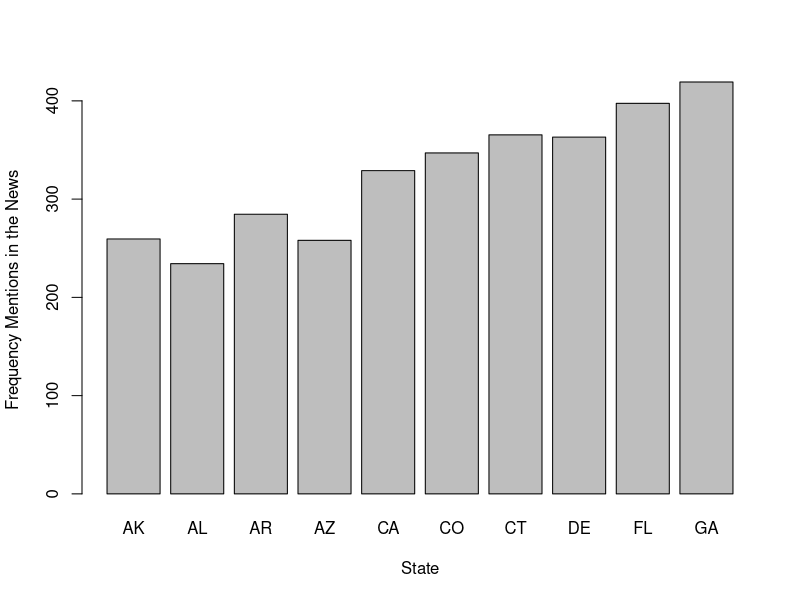
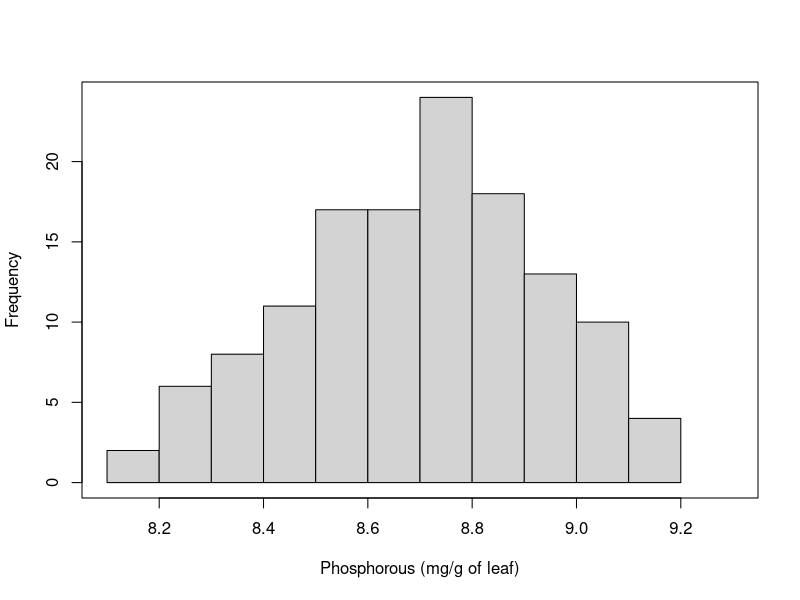
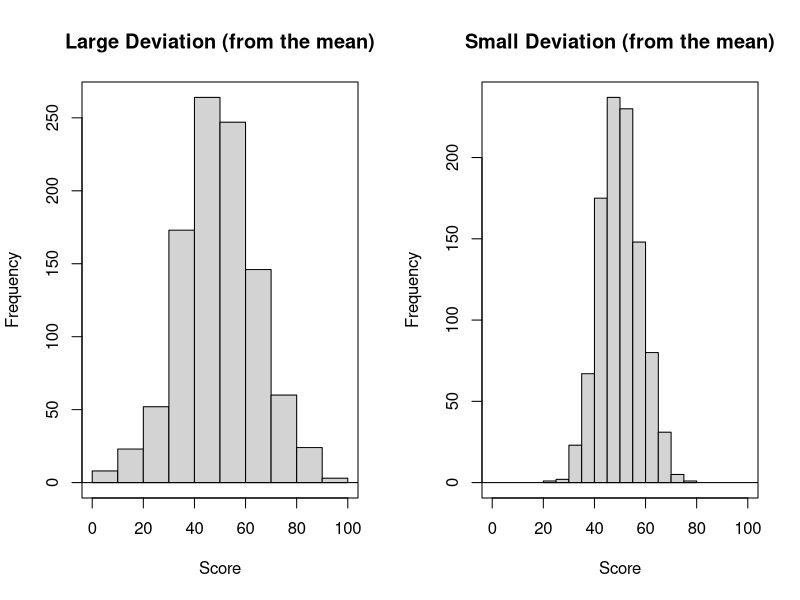
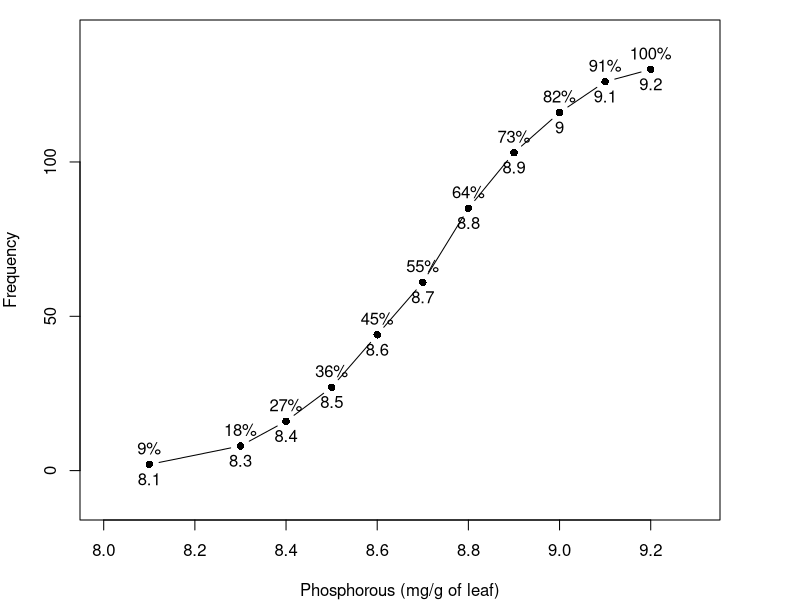
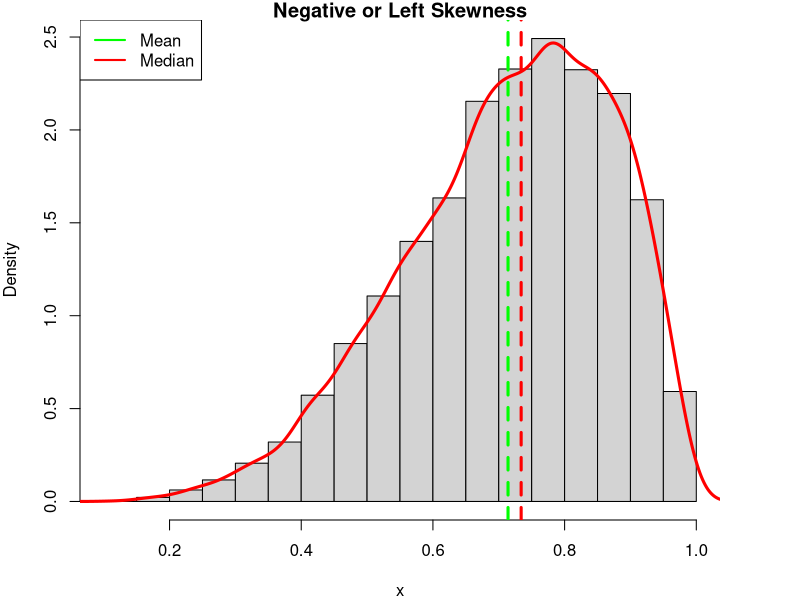
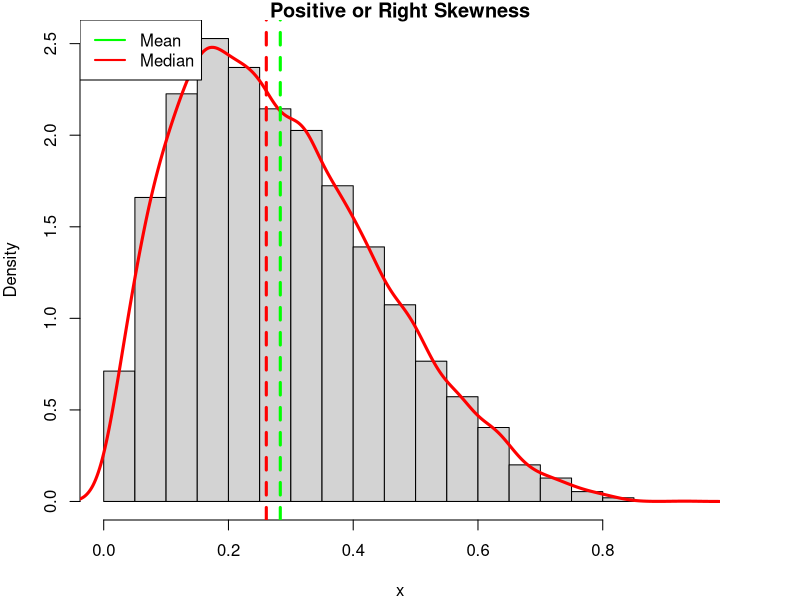
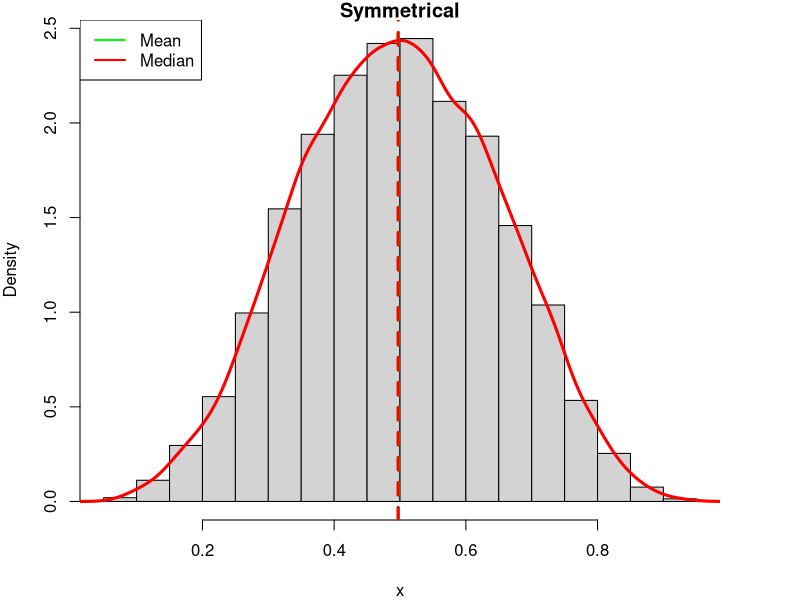
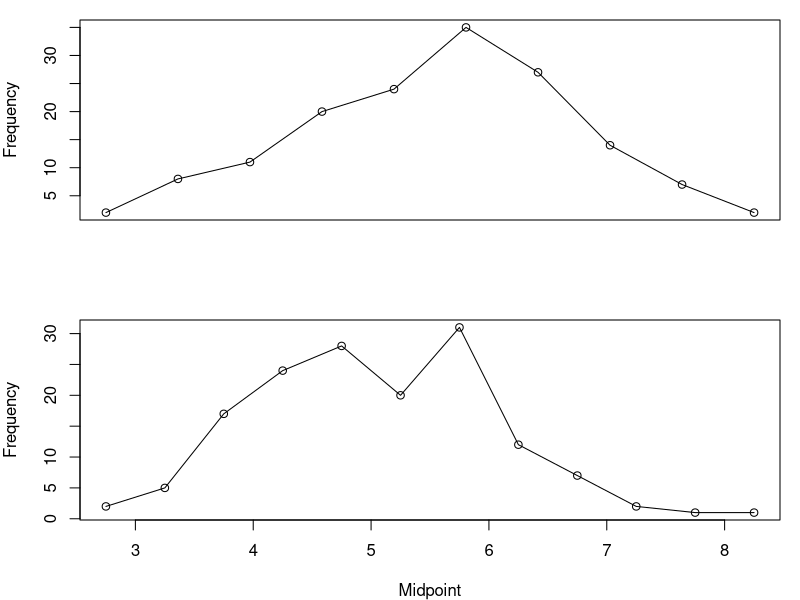

These figures' R source, in order:
## ---- chunk 1
barplot(longley$GNP[1:10] ~ state.abb[1:10], xlab = 'State', ylab = 'Frequency Mentions in the News')
## ---- chunk 2
# Histogram for fig 2.2.3
par(mfrow = c(1,1)) # This tells R to put 1 row, 2 columns
stuff.to.plot <- c(rep(8.1,2), rep(8.3,6), rep(8.4,8), rep(8.5,11), rep(8.6,17), rep(8.7,17), rep(8.8,24), rep(8.9,18), rep(9.0,13), rep(9.1,10), rep(9.2,4))
hist(stuff.to.plot, main = "", xlab = "Phosphorous (mg/g of leaf)", xlim = c(8.1,9.3), freq = T)
box()
## ---- chunk 3
# Histogram for fig 2.2.1 and 2.2.2
par(mfrow = c(1,2)) # This tells R to put 1 row, 2 columns
stuff.to.plot <- rnorm(n = 1000, mean = 50, sd = 15)
hist(stuff.to.plot, main = "Large Deviation (from the mean)", xlab = "Score", xlim = c(0,100))
box()
abline(h = 0)

stuff.to.plot <- rnorm(n = 1000, mean = 50, sd = 8)
hist(stuff.to.plot, main = "Small Deviation (from the mean)", xlab = "Score", xlim = c(0,100))
box()
abline(h = 0)

## ---- chunk 4
# Histogram for fig 2.2.3
par(mfrow = c(1,1), mar = c(4,4,1,4)) # This tells R to put 1 row, 2 columns
x <- c(8.1, 8.3, 8.4, 8.5, 8.6, 8.7, 8.8, 8.9, 9.0, 9.1, 9.2)
y <- c(2,8,16,27,44,61,85,103,116,126,130)
y2 <- y/130
plot(x,y, 
     main = "", 
     xlab = "Phosphorous (mg/g of leaf)", 
     ylab = "Frequency", 
     xlim = c(8.0,9.3), 
     ylim = c(-10,140), 
     type = 'b',
     pch=16,
     axes = F)
axis(side=2)
axis(side=1)

text(x = x, y = y, labels = paste0(round(seq(1,length(x))/length(x), 2)*100,'%'), pos = 3)
text(x = x, y = y, labels = x, pos = 1)
box()

## ---- chunk 5
x= rbeta(10000,5,2)
hist(x, main="Negative or Left Skewness", freq=FALSE)
lines(density(x), col='red', lwd=3)
abline(v = c(mean(x),median(x)),  col=c("green", "red"), lty=c(2,2), lwd=c(3, 3))
legend('topleft', legend = c('Mean', 'Median'), col = c('green', 'red'), lwd = c(2,2))
## ---- chunk 6
x= rbeta(10000,2,5)
hist(x, main="Positive or Right Skewness", freq=FALSE)
lines(density(x), col='red', lwd=3)
abline(v = c(mean(x),median(x)),  col=c("green", "red"), lty=c(2,2), lwd=c(3, 3))
legend('topleft', legend = c('Mean', 'Median'), col = c('green', 'red'), lwd = c(2,2))
## ---- chunk 7
x= rbeta(10000,5,5)
hist(x, main="Symmetrical", freq=FALSE)
lines(density(x), col='red', lwd=3)
abline(v = c(mean(x),median(x)),  col=c("green", "red"), lty=c(2,2), lwd=c(3, 3))
legend('topleft', legend = c('Mean', 'Median'), col = c('green', 'red'), lwd = c(2,2))
## ---- chunk 8
par(mfrow = c(2,1))
par(mar = c(4,4,1,1))
x= rnorm(n = 150,3,2)
x = hist(x, plot = F)

plot(x$mids, x$counts, xlab = '', ylab = 'Frequency', xaxt = 'n')
lines(x$mids, x$counts)

x= rnorm(n = 150,5,1)
x = hist(x, plot = F)

plot(x$mids, x$counts, xlab = 'Midpoint', ylab = 'Frequency')
lines(x$mids, x$counts)
## ---- chunk 9
par(mfrow = c(2,1))
boxplot(rnorm(n = 150,3,2), horizontal=TRUE)
boxplot(rnorm(n = 150,5,1), horizontal=TRUE)
## ---- chunk 10
library("vioplot")

par(mfrow=c(2,1), mar = c(4,4,1,1))
mu<-2
si<-0.6
bimodal<-c(rnorm(1000,-mu,si),rnorm(1000,mu,si))
uniform<-runif(2000,-4,4)
normal<-rnorm(2000,0,3)
vioplot(bimodal,uniform,normal)
boxplot(bimodal,uniform,normal)

## ---- chunk 11
set.seed(3000)
xseq<-seq(-4,4,.01)
densities<-dnorm(xseq, 0,1)
cumulative<-pnorm(xseq, 0, 1)
randomdeviates<-rnorm(1000,0,1)
par(mfrow=c(1,2), mar=c(3,4,4,2))
plot(xseq, densities,xlab="", ylab="Density", type="l",lwd=2, cex=2, main="PDF of Standard Normal", cex.axis=.8)
plot(xseq, cumulative, xlab="", ylab="Cumulative Probability",type="l",lwd=2, cex=2, main="CDF of Standard Normal", cex.axis=.8)
## ---- chunk 12
set.seed(3000)
xseq<-seq(-4,4,.01)
densities<-dnorm(xseq, 0,1)
cumulative<-pnorm(xseq, 0, 1)
randomdeviates<-rnorm(1000,0,1)
plot(xseq, densities,xlab="", ylab="Density", type="l",lwd=2, cex=2, main="PDF of Standard Normal", cex.axis=.8)
abline(v = c(0,1), lwd = 2)
## ---- chunk 13
# Figures 30 and 31 (went out of order)
par(mar = rep(1,4))
xlim. <- c(-3.5,5.5)
plot(x = seq(xlim.[1],xlim.[2], length.out = 100), y = dnorm(seq(xlim.[1],xlim.[2],length.out = 100)), 
     xlab = "", ylab = "Y", type = "l", yaxt = 'n', xlim = xlim.)
lines(x = seq(xlim.[1],xlim.[2], length.out = 100) + 1, y = dnorm(seq(xlim.[1],xlim.[2],length.out = 100)), lwd = 2)
lines(x = seq(xlim.[1],xlim.[2], length.out = 100) + 2, y = dnorm(seq(xlim.[1],xlim.[2],length.out = 100)), lwd = 3)
## ---- chunk 14
par(mar = rep(1,4)) 

xlim. <- c(-4,4)

plot(x = seq(xlim.[1],xlim.[2], length.out = 100), 
     y = dnorm(seq(xlim.[1],xlim.[2],length.out = 100), mean = 0, sd = 0.5), 
     xlab = "", ylab = NA, type = "l", yaxt = 'n', xlim = xlim.)

lines(x = seq(xlim.[1],xlim.[2], length.out = 100), 
      y = dnorm(seq(xlim.[1],xlim.[2],length.out = 100), mean = 0, sd = 1.5), 
      col = 'orangered2', lwd = 2)

labels <- c(expression(paste(mu,"-3",sigma)), expression(paste(mu,"-2",sigma)))

## ---- chunk 15
library(knitr)
vals <- rnorm(10)
dt <- data.frame(observation = vals,
                 centered.obs = vals - mean(vals),
                 scaled.centered.osb = (vals - mean(vals))/sd(vals),
                 Prob.get.less = pnorm((vals - mean(vals))/sd(vals)),
                 Prob.get.more = 1 - pnorm((vals - mean(vals))/sd(vals)))
dt <- round(dt,3)
names(dt) <- c('Obs', 
               'Centered Obs (difference between the value and the mean)', 
               'Scaled Centered Obs (Centered value divided by standard deviation, Z-score)', 
               'Prob (obs < Z)', 'Prob (Obs > Z)')
knitr::kable(dt)

dt <- data.frame(mean = mean(vals),
                 sd = sd(vals))
dt <- round(dt,3)
knitr::kable(dt)
## ---- chunk 16
par(mfrow = c(1,1)) # This tells R to put 1 row, 1 columns
plot(x = seq(-4,4, length.out = 100), 
     y = dnorm(seq(-4,4,length.out = 100)), ylab = "", type = "l", yaxt = 'n', xlab = "Quantile")
abline(v = c(-1.96, 1.96), lwd = 2)
abline(v = c(-2.58, 2.58), lwd = 2)
abline(v = c(-3.29, 3.29), lwd = 2)

#x axis labels and percentages need to be added 
## ---- chunk 17
par(mfrow = c(1,1), mar = c(4,4,1,4))  
x <- c(1,2,3,4,5)
y <- rnorm(length(x), mean = 0, sd = 1)
y <- y - mean(y)
plot(x,y, 
     main = "", xlab = "Sample from Lecturer in my Department", 
     ylab = "Deviation", xlim = c(1,5), 
     ylim = c(-max(abs(range(y))), max(abs(range(y)))), 
     pch=16, type = 'h')
points(x,y, pch = 20)
abline(h = 0)

## ---- chunk 18
tree.ht <- c(2,4,9,3,5,1,2,12,8,10)
candidate.mu <- seq(min(tree.ht), max(tree.ht), length.out = 30)
SS.est <- c()
for (j in 1:length(candidate.mu))

  SS.est[j] <- sum((tree.ht - candidate.mu[j])^2)
  
plot(candidate.mu, SS.est, type = 'n')
lines(candidate.mu, SS.est, lwd = 2 )
## ---- chunk 19
DieOutcome <- sample(1:6,10000, replace= TRUE)
hist(DieOutcome, col ="light blue")
abline(v=3.5, col = "red",lty=1)

## ---- chunk 20
x10 <- c()
k =10000
 for ( i in 1:k) {
 x10[i] = mean(sample(1:6,10, replace = TRUE))}
 hist(x10, col ="pink", main="Sample size =10",xlab ="Outcome of die roll")
 abline(v = mean(x10), col = "Red")
 abline(v = 3.5, col = "blue")

## ---- chunk 21
x30 <- c()
 x100 <- c()
 x1000 <- c()
 k =10000
 for ( i in 1:k){
 x30[i] = mean(sample(1:6,30, replace = TRUE))
 x100[i] = mean(sample(1:6,100, replace = TRUE))
 x1000[i] = mean(sample(1:6,1000, replace = TRUE))
 }
 par(mfrow=c(1,3))
 hist(x30, col ="green",main="n=30",xlab ="die roll")
 abline(v = mean(x30), col = "blue")

 hist(x100, col ="light blue", main="n=100",xlab ="die roll")
 abline(v = mean(x100), col = "red")

 hist(x1000, col ="orange",main="n=1000",xlab ="die roll")
 abline(v = mean(x1000), col = "red")

## ---- chunk 22
x <- c()
k =10000  
 for ( i in 1:k) {  
 x[i] = mean(sample(0:1,100, replace = TRUE))}  
 hist(x, col ="light green", main="Sample size = 100",xlab ="flipping coin ")  
 abline(v = mean(x), col = "red")
## ---- chunk 23
par(mfrow = c(1,1)) # This tells R to put 1 row, 1 columns
plot(x = seq(-3,3, length.out = 100), 
     y = dnorm(seq(-3,3,length.out = 100)), ylab = "", type = "l", yaxt = 'n', xlab = "Quantile")
abline(v = c(-1.96, 1.96), lwd = 2)
#x axis labels and percentages need to be added 
## ---- chunk 24
par(mfrow = c(1,1)) # This tells R to put 1 row, 1 columns
plot(x = seq(-4,4, length.out = 100), y = dnorm(seq(-4,4,length.out = 100)), xlab = "Z", ylab = NA, type = "l", yaxt = 'n', xaxt = 'n')
abline(v = 1.96)

## ---- chunk 25
par(mfrow = c(1,1)) # This tells R to put 1 row, 1 columns
plot(x = seq(-4,4, length.out = 100), y = dnorm(seq(-4,4,length.out = 100)), xlab = "Z", ylab = "Y", type = "l", yaxt = 'n')
abline(v = -1.96)
abline(v = 1.96)
#Needs "-1.96", "1.45", and "1.96" arrows on x axis 
## ---- chunk 26
par(mfrow = c(1,1)) # This tells R to put 1 row, 1 columns
plot(x = seq(-4,4, length.out = 100), y = dnorm(seq(-4,4,length.out = 100)), xlab = "Z", ylab = "Y", type = "l", yaxt = 'n')
abline(v = -1.96)
abline(v = 1.96)
#Needs "-1.96", "1.45", and "1.96" arrows on x axis 
## ---- chunk 27
par(mfrow = c(2,1), mar=c(4,4,1,1)) 
plot(x = seq(-4,4, length.out = 100), y = dnorm(seq(-4,4,length.out = 100)), xlab = "Z (a)", ylab = "Y", type = "l", yaxt = 'n')
abline(v = -1.96)
abline(v = 1.96)
#Needs "-1.96", "1.45", and "1.96" arrows on x axis 


plot(x = seq(-4,4, length.out = 100), y = dnorm(seq(-4,4,length.out = 100)), xlab = "Z (b)", ylab = "Y", type = "l", yaxt = 'n')
abline(v = -1.645)

#Needs "-1.645" 
## ---- chunk 28
# Histogram for fig 4.8.1
par(mfrow = c(1,1)) # This tells R to put 1 row, 1 columns

plot(x = seq(-4,4, length.out = 100), y = dnorm(seq(-4,4,length.out = 100)), xlab = "Z", ylab = "Y", type = "l", yaxt = 'n')
abline(v = c(1.96,-1.96))
#Needs "-1.96", "1.45", and "1.96" arrows on x axis 
## ---- chunk 29
# Histogram for fig 4.8.1
par(mfrow = c(2,1), mar=c(4,4,1,1)) # This tells R to put 1 row, 1 columns

plot(x = seq(-4,4, length.out = 100), y = dnorm(seq(-4,4,length.out = 100)), xlab = "(a)", ylab = "Y", type = "l", yaxt = 'n', xlim = c(-4,6))
abline(v = c(1.96,-1.96))
#Needs arrows on x axis

plot(x = seq(-3,5, length.out = 100), y = dnorm(seq(-4,4,length.out = 100)), xlab = "(c)", ylab = "Y", type = "l", yaxt = 'n', xlim = c(-4,6))
abline(v = c(1.96,-1.96))

## ---- chunk 30
# Histogram for fig 4.8.1
par(mfrow = c(2,1), mar=c(4,4,1,1)) # This tells R to put 1 row, 1 columns

plot(x = seq(-4,4, length.out = 100), y = dnorm(seq(-4,4,length.out = 100)), xlab = "(a)", ylab = "Y", type = "l", yaxt = 'n', xlim = c(-4,6))
abline(v = c(1.96,-1.96))
#Needs arrows on x axis

plot(x = seq(-2,6, length.out = 100), y = dnorm(seq(-4,4,length.out = 100)), xlab = "(c)", ylab = "Y", type = "l", yaxt = 'n', xlim = c(-4,6))
abline(v = c(1.96,-1.96))

## ---- chunk 31
library(MASS)
out <- as.data.frame(mvrnorm(100, mu = c(0,0), 
                             Sigma = matrix(c(1,0.56,0.56,1), ncol = 2), 
                             empirical = TRUE))

out$V1.s <- (out$V1 - min(out$V1))*10+10 #x
out$V2.s <- (out$V2 - min(out$V2))*20+30 #y

plot(out$V1.s,out$V2.s, pch = 16, xlab = "x.val", ylab = "y.val", xlim = c(10,60), main = "Positive Relationship")
line <- lm(out$V2.s~out$V1.s)
sum <- summary(line)
slope <- sum$coefficients[2,1]
b <- sum$coefficients[1,1]
curve(slope*x+b, from = 10, to = 60, add = T, lwd = 2)


## ---- chunk 32
library(MASS)
out <- as.data.frame(mvrnorm(100, mu = c(0,0), 
                             Sigma = matrix(c(1,-0.56,-0.56,1), ncol = 2), 
                             empirical = TRUE))

out$V1.s <- (out$V1 - min(out$V1))*10+10 #x
out$V2.s <- (out$V2 - min(out$V2))*20+30 #y

plot(out$V1.s,out$V2.s, pch = 16, xlab = "x.val", ylab = "y.val", xlim = c(10,60), main = "Negative Relationship")
line <- lm(out$V2.s~out$V1.s)
sum <- summary(line)
slope <- sum$coefficients[2,1]
b <- sum$coefficients[1,1]
curve(slope*x+b, from = 10, to = 60, add = T, lwd = 2)


## ---- chunk 33
par(mfrow = c(1,1))  
x <- rnorm(100, 50, 35)
y <- rnorm(100, 0, 55)
plot(x,y, xlim = c(0,100), pch = 16, xlab = "x.val", ylab = "y.val")
line <- lm(y~x)
sum <- summary(line)
slope <- sum$coefficients[2,1]
b <- sum$coefficients[1,1]
curve(slope*x+b, from = min(x), to = max(x), add = T)
box()

## ---- chunk 34
par(mfrow = c(1,1), mar = c(4,4,1,4)) # This tells R to put 1 row, 2 columns
x <- c(1,2,3,4,5,1,2,3,4,5)
y <- c(5,3,3,6,8,8,9,10,13,14)

plot(x,y, main = "", xlab = "", ylab = NA, xlim = c(1,5), ylim = c(0,12), pch=16, type = 'n')
points(x[1:5],y[1:5], main = "", xlab = "Participant", ylab = NA, xlim = c(0,6), ylim = c(0,20), 
       pch=16, col = "blue", cex = 1.5)
abline(h = c(5.5, 11)[1])
segments(x[1:5],y[1:5],x[1:5],rep(5.5,5))
points(x[1:5],y[1:5], main = "", xlab = "", ylab = NA, 
       pch=16, col = "blue", cex = 1.5)
legend('topleft', legend = "Residual value of advertisements watched", bty = 'n')
## ---- chunk 35
par(mfrow = c(1,1), mar = c(4,4,1,4)) # This tells R to put 1 row, 2 columns
x <- c(1,2,3,4,5,1,2,3,4,5)
y <- c(5,3,3,6,8,8,9,10,13,14)
plot(x,y, main = "", xlab = "Participant", ylab = NA, xlim = c(1,5), ylim = c(5,15), pch=16, type = 'n')

points(x[6:10],y[6:10], main = "", xlab = "Participant", ylab = NA, xlim = c(0,6), ylim = c(0,20), 
       pch=16, col = "orangered2", cex = 1.5)
abline(h = c(5.5, 11)[2])
segments(x[6:10],y[6:10],x[6:10],rep(11,5))

points(x[6:10],y[6:10], main = "", xlab = "Participant", ylab = NA, xlim = c(0,6), ylim = c(0,20), 
       pch=16, col = "orangered2", cex = 1.5)
legend('topleft', legend = "Residual value of packets bought", bty = 'n')
